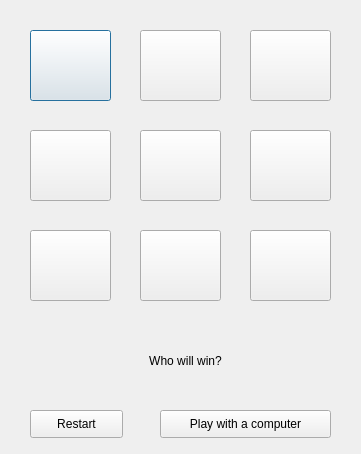
<?xml version="1.0" encoding="UTF-8"?>
<ui version="4.0">
 <class>Dialog</class>
 <widget class="QDialog" name="Dialog">
  <property name="geometry">
   <rect>
    <x>0</x>
    <y>0</y>
    <width>361</width>
    <height>454</height>
   </rect>
  </property>
  <property name="minimumSize">
   <size>
    <width>361</width>
    <height>0</height>
   </size>
  </property>
  <property name="maximumSize">
   <size>
    <width>16777215</width>
    <height>454</height>
   </size>
  </property>
  <property name="windowTitle">
   <string>Dialog</string>
  </property>
  <widget class="QPushButton" name="button_top_left">
   <property name="geometry">
    <rect>
     <x>30</x>
     <y>30</y>
     <width>81</width>
     <height>71</height>
    </rect>
   </property>
   <property name="text">
    <string>⠀</string>
   </property>
  </widget>
  <widget class="QPushButton" name="button_top_mid">
   <property name="geometry">
    <rect>
     <x>140</x>
     <y>30</y>
     <width>81</width>
     <height>71</height>
    </rect>
   </property>
   <property name="text">
    <string>⠀</string>
   </property>
  </widget>
  <widget class="QPushButton" name="button_top_right">
   <property name="geometry">
    <rect>
     <x>250</x>
     <y>30</y>
     <width>81</width>
     <height>71</height>
    </rect>
   </property>
   <property name="text">
    <string>⠀</string>
   </property>
  </widget>
  <widget class="QPushButton" name="button_mid_left">
   <property name="geometry">
    <rect>
     <x>30</x>
     <y>130</y>
     <width>81</width>
     <height>71</height>
    </rect>
   </property>
   <property name="text">
    <string>⠀</string>
   </property>
  </widget>
  <widget class="QPushButton" name="button_mid_mid">
   <property name="geometry">
    <rect>
     <x>140</x>
     <y>130</y>
     <width>81</width>
     <height>71</height>
    </rect>
   </property>
   <property name="text">
    <string>⠀</string>
   </property>
  </widget>
  <widget class="QPushButton" name="button_mid_right">
   <property name="geometry">
    <rect>
     <x>250</x>
     <y>130</y>
     <width>81</width>
     <height>71</height>
    </rect>
   </property>
   <property name="text">
    <string>⠀</string>
   </property>
  </widget>
  <widget class="QPushButton" name="button_bot_left">
   <property name="geometry">
    <rect>
     <x>30</x>
     <y>230</y>
     <width>81</width>
     <height>71</height>
    </rect>
   </property>
   <property name="text">
    <string>⠀</string>
   </property>
  </widget>
  <widget class="QPushButton" name="button_bot_mid">
   <property name="geometry">
    <rect>
     <x>140</x>
     <y>230</y>
     <width>81</width>
     <height>71</height>
    </rect>
   </property>
   <property name="text">
    <string>⠀</string>
   </property>
  </widget>
  <widget class="QPushButton" name="button_bot_right">
   <property name="geometry">
    <rect>
     <x>250</x>
     <y>230</y>
     <width>81</width>
     <height>71</height>
    </rect>
   </property>
   <property name="text">
    <string>⠀</string>
   </property>
  </widget>
  <widget class="QPushButton" name="button_restart">
   <property name="geometry">
    <rect>
     <x>30</x>
     <y>410</y>
     <width>93</width>
     <height>28</height>
    </rect>
   </property>
   <property name="text">
    <string>Restart</string>
   </property>
  </widget>
  <widget class="QLabel" name="label">
   <property name="geometry">
    <rect>
     <x>90</x>
     <y>330</y>
     <width>191</width>
     <height>61</height>
    </rect>
   </property>
   <property name="styleSheet">
    <string notr="true">font: 10pt &quot;MS Shell Dlg 2&quot;;
font: 12pt &quot;MS Shell Dlg 2&quot;;</string>
   </property>
   <property name="text">
    <string>Who will win?</string>
   </property>
   <property name="alignment">
    <set>Qt::AlignCenter</set>
   </property>
  </widget>
  <widget class="QPushButton" name="button_bot_player">
   <property name="geometry">
    <rect>
     <x>160</x>
     <y>410</y>
     <width>171</width>
     <height>28</height>
    </rect>
   </property>
   <property name="text">
    <string>Play with a computer</string>
   </property>
  </widget>
 </widget>
 <resources/>
 <connections/>
</ui>
